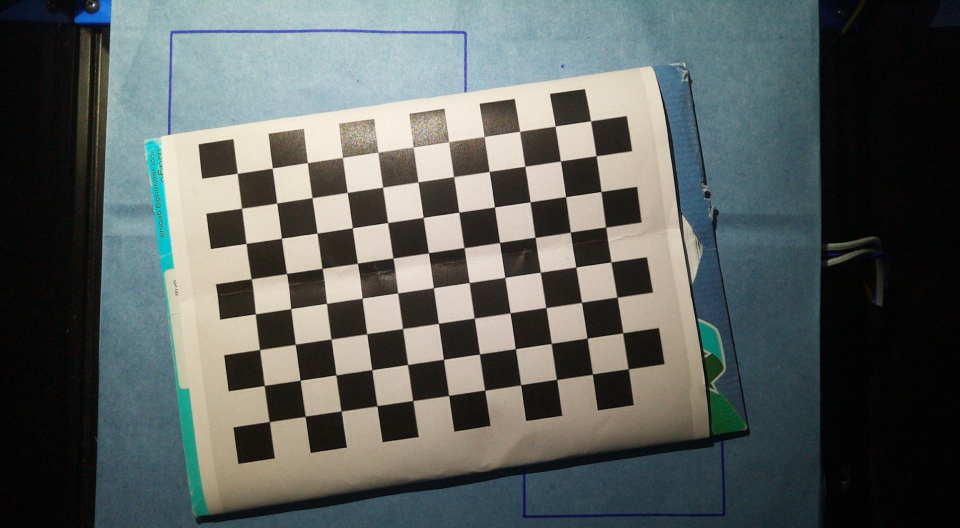
#> input picture src/science_jubilee/calibration/images/calib_000.jpg, 1920 x 1056 px (shown at 1/2 size)
$ python calibrate_camera.py --images images
#> lines starting #> are read from the running program, lines starting #| are printed output that depends on the picture
"""
Camera intrinsic calibration using a checkerboard.

Usage
-----
Collect images and calibrate in one step:

    python calibration/calibrate_camera.py --collect --images calibration/images --out calibration/camera_params.yaml

Or calibrate from images you already have:

    python calibration/calibrate_camera.py --images calibration/images --out calibration/camera_params.yaml

After calibration, set in .env.hardware:
    JUBILEE_CAMERA_CALIB=calibration/camera_params.yaml
"""

import argparse
import glob
import os
import sys

import cv2
import numpy as np
import yaml

CHECKERBOARD = (11, 8)  # inner corners: columns, rows
# Max mean corner motion (px) between two frames for the board to count as still.
STILL_PX = 3.0
PREVIEW_WIDTH = 960


def _gray(img: np.ndarray) -> np.ndarray:
    return cv2.cvtColor(img, cv2.COLOR_BGR2GRAY) if img.ndim == 3 else img


def find_corners(gray: np.ndarray, size: tuple[int, int], fast: bool = False):
    """Inner corners of a ``size`` (cols, rows) checkerboard, or None."""
    flags = cv2.CALIB_CB_ADAPTIVE_THRESH + cv2.CALIB_CB_NORMALIZE_IMAGE
    if fast:
        flags += cv2.CALIB_CB_FAST_CHECK
    found, corners = cv2.findChessboardCorners(gray, size, flags)
    return corners if found else None


class _StillBoard:
    """Tracks consecutive detections; True once the board stops moving."""

    def __init__(self) -> None:
        self.previous = None

    # [8 lines left out: function update, not called in this run]


class _PreviewWindow:
    """Live camera view with detected corners, drawn with plain tkinter.

    Works with headless OpenCV builds (no cv2.imshow). Space/Enter asks for
    a shot; Q, Esc or closing the window finishes.
    """

    # [32 lines left out: functions __init__, show, not called in this run]

    def close(self) -> None:
        self.root.destroy()


# [109 lines left out: functions _collect_with_preview, _collect_in_terminal, collect_images, not called in this run]


def calibrate(
    images_folder: str, checkerboard: tuple[int, int]
) -> tuple[np.ndarray, np.ndarray, float]:
#> called with images_folder = 'images', checkerboard = (11, 8)
    patterns = ("*.jpg", "*.jpeg", "*.png")
    images = []
    for p in patterns:
        images.extend(glob.glob(os.path.join(images_folder, p)))
#> pass 2 of the loop in calibrate, `for p in patterns:`:

    if not images:
        raise FileNotFoundError(f"No images found in: {images_folder}")

    objp = np.zeros((checkerboard[0] * checkerboard[1], 3), np.float32)
    objp[:, :2] = np.mgrid[0 : checkerboard[0], 0 : checkerboard[1]].T.reshape(-1, 2)

    objpoints, imgpoints = [], []

    print(f"Found {len(images)} images, searching for checkerboard corners...")

    gray = None
    valid = 0
    for fname in images:
        img = cv2.imread(fname)
#> img is the input picture: shape (1056, 1920, 3); mean B, G, R 93.4, 96, 90.2
        if img is None:
            continue
        gray = _gray(img)
#> in _gray, `return cv2.cvtColor(img, cv2.COLOR_BGR2GRAY) if img.ndim == 3 else img`:
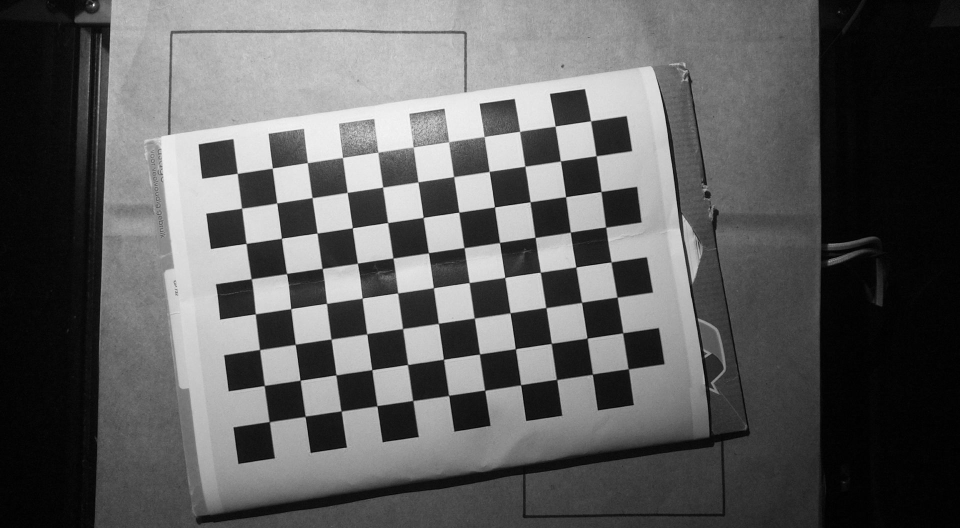
#> returned value: shape (1056, 1920) (shown at 1/2 size); min 0, max 253, mean 94
        corners = find_corners(gray, checkerboard)
#> in find_corners, `found, corners = cv2.findChessboardCorners(gray, size, flags)`: found = True; corners = 88 rows, first 8: [475.1, 347], [545.1, 336.7], [614.8, 325.7], [685.5, 315.5], [756.4, 305.1], [826.6, 294.9], [898.2, 284.7], [968.4, 273.7]
        if corners is not None:
            criteria = (cv2.TERM_CRITERIA_EPS + cv2.TERM_CRITERIA_MAX_ITER, 30, 0.001)
            corners2 = cv2.cornerSubPix(gray, corners, (11, 11), (-1, -1), criteria)
#> corners2 = 88 rows, first 8: [475.1, 347.2], [545, 336.6], [615.2, 325.7], [685.3, 315.4], [756, 304.6], [826.9, 294.5], [898.1, 284.1], [968.6, 273.6]
            objpoints.append(objp)
            imgpoints.append(corners2)
            valid += 1
            print(f"  [OK]   {os.path.basename(fname)}")
        else:
            print(f"  [SKIP] {os.path.basename(fname)} — corners not found")
#> pass 2 of the loop in calibrate, `for fname in images:`:
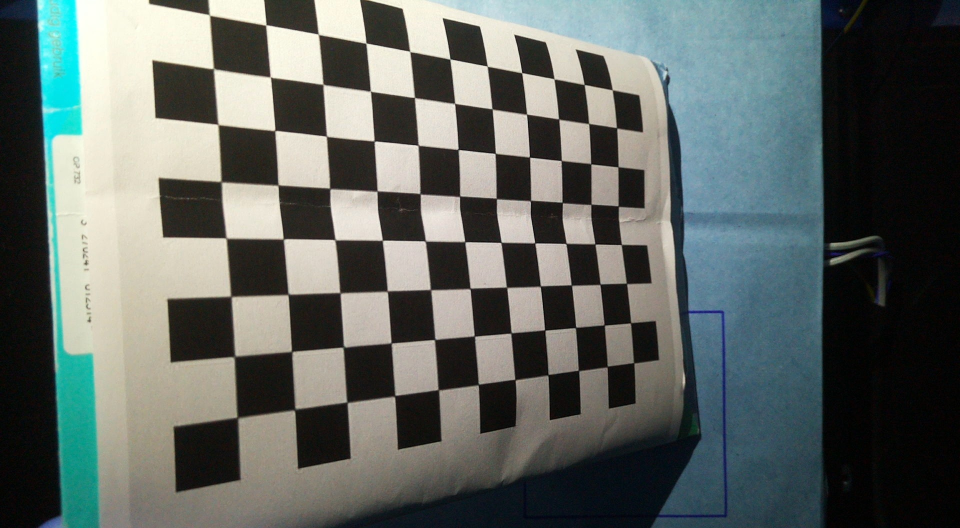
#> input picture src/science_jubilee/calibration/images/calib_001.jpg, 1920 x 1056 px (shown at 1/2 size)
#> in calibrate, img is the input picture: shape (1056, 1920, 3); mean B, G, R 98.6, 102.5, 95.5
#> in _gray (call 2), `return cv2.cvtColor(img, cv2.COLOR_BGR2GRAY) if img.ndim == 3 else img`:
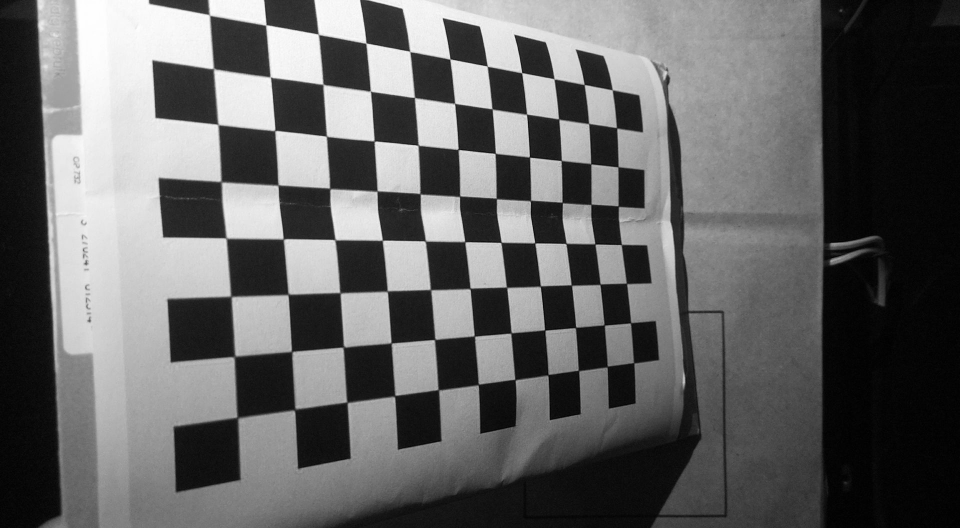
#> returned value: shape (1056, 1920) (shown at 1/2 size); min 0, max 255, mean 99.9
#> in find_corners (call 2), `found, corners = cv2.findChessboardCorners(gray, size, flags)`: corners = 88 rows, first 8: [419.9, 32.29], [532.2, 50.4], [636.1, 68.17], [732.5, 86.94], [820.2, 103.6], [900.5, 118.8], [974.8, 133.3], [1043.8, 145.8]
#> corners2 = 88 rows, first 8: [419.3, 30.39], [532.2, 50.47], [637.1, 68.99], [732.3, 86.72], [820.1, 103.3], [900.4, 118.6], [974.9, 132.8], [1043.9, 145.8]

    if not objpoints:
        raise ValueError(
            "Checkerboard not detected in any image. "
            f"Check --checkerboard {checkerboard[0]} {checkerboard[1]} matches your board."
        )

    print(f"\nCalibrating with {valid} valid images...")
    rms, mtx, dist, rvecs, tvecs = cv2.calibrateCamera(
        objpoints, imgpoints, gray.shape[::-1], None, None
    )
#> rms = 2.05; mtx = [[1474.8, 0, 987.8], [0, 1476.8, 662.2], [0, 0, 1]]; dist = [[0.13, -0.683, 0.0193, -0.00682, 0.927]]; rvecs = ([-0.00759, 0.0358, -0.142], [-0.0301, -0.66, -0.0782]); tvecs = ([-7.18, -4.46, 20.76], [-4.86, -5.56, 12.62])

    # Per-image reprojection error
    errors = []
    for i in range(len(objpoints)):
        projected, _ = cv2.projectPoints(objpoints[i], rvecs[i], tvecs[i], mtx, dist)
        err = np.linalg.norm(
            imgpoints[i].reshape(-1, 2) - projected.reshape(-1, 2)
        ) / len(projected)
        errors.append(err)
        print(f"  Image {i:2d}: reprojection error = {err:.4f} px")
#> this loop made 2 passes
#> err on passes 1 to 2: 0.0957, 0.294
#|   Image  0: reprojection error = 0.0957 px
#|   Image  1: reprojection error = 0.2943 px
#> after the loop, errors = [0.0957, 0.294]

    print(f"\nRMS error: {rms:.4f} px  (mean per-image: {np.mean(errors):.4f} px)")
#| RMS error: 2.0527 px  (mean per-image: 0.1950 px)
    if rms > 1.0:
        print("  Warning: RMS > 1.0 — consider recollecting images.")

    return mtx, dist, rms


def save_params(mtx: np.ndarray, dist: np.ndarray, out_path: str) -> None:
    config = {
        "camera": {
            "fx": float(mtx[0, 0]),
            "fy": float(mtx[1, 1]),
            "cx": float(mtx[0, 2]),
            "cy": float(mtx[1, 2]),
            "dist": dist.flatten().tolist(),
            # Physical offset (mm) from tool tip to camera centre — measure and adjust.
            "offset": [5, -6, 0],
        }
    }
    os.makedirs(os.path.dirname(os.path.abspath(out_path)), exist_ok=True)
    with open(out_path, "w") as f:
        yaml.dump(config, f, default_flow_style=False)
    print(f"\nSaved to: {out_path}")


if __name__ == "__main__":
    parser = argparse.ArgumentParser(
        description="Collect calibration images and/or calibrate camera."
    )
    parser.add_argument(
        "--collect",
        action="store_true",
        help="Capture images from the machine before calibrating.",
    )
    parser.add_argument(
        "--images", required=True, help="Folder to save/read calibration images."
    )
    parser.add_argument(
        "--out",
        default="src/science_jubilee/calibration/camera_params.yaml",
        help="Output YAML path.",
    )
    parser.add_argument(
        "--checkerboard",
        nargs=2,
        type=int,
        default=list(CHECKERBOARD),
        metavar=("COLS", "ROWS"),
        help=f"Inner corner count: columns rows (default: {CHECKERBOARD[0]} {CHECKERBOARD[1]}).",
    )
    args = parser.parse_args()
    checkerboard = tuple(args.checkerboard)

    try:
        if args.collect:
            collect_images(args.images, checkerboard)
        mtx, dist, rms = calibrate(args.images, checkerboard)
#> dist = [[0.13, -0.683, 0.0193, -0.00682, 0.927]]; rms = 2.05
        save_params(mtx, dist, args.out)
        print("\nDone. Set JUBILEE_CAMERA_CALIB=" + args.out)
    except Exception as e:
        print(f"Error: {e}", file=sys.stderr)
        sys.exit(1)
